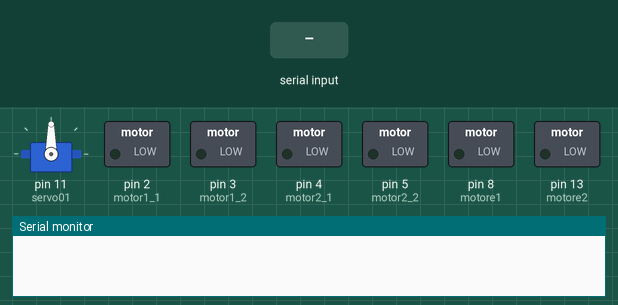
Bench run of a sketch on a simulated Arduino Uno, built with avr-gcc and run on an emulated ATmega328P. Parts: servo, switched loads named in the sketch (green lamp = pin HIGH), the last lines printed to the serial monitor. The test bench sets the inputs (shaded band).

Above: at 1.2 s.
1.3 s: byte 1 (1) received over Serial
At 2.4 s:
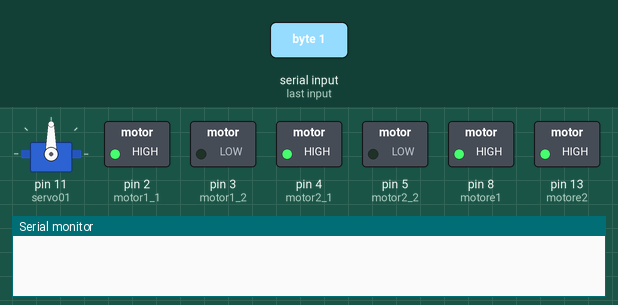
2.8 s: byte 6 (6) received over Serial
At 4.0 s:
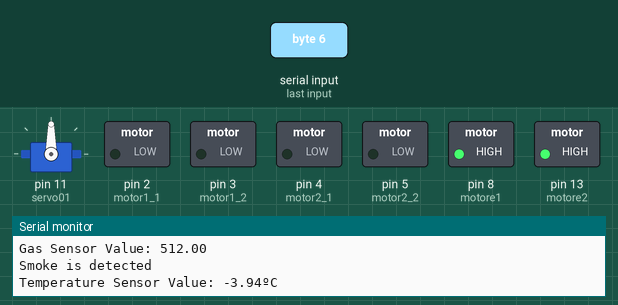
4.3 s: byte 2 (2) received over Serial
At 4.7 s:
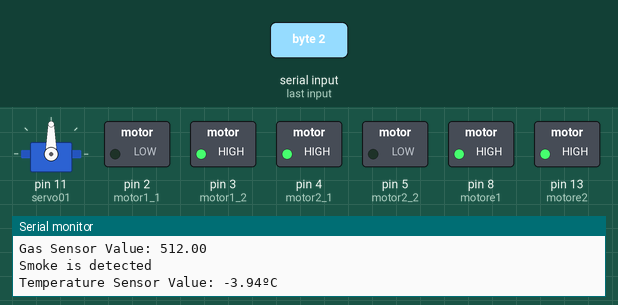
5.8 s: byte 3 (3) received over Serial
At 7.0 s:
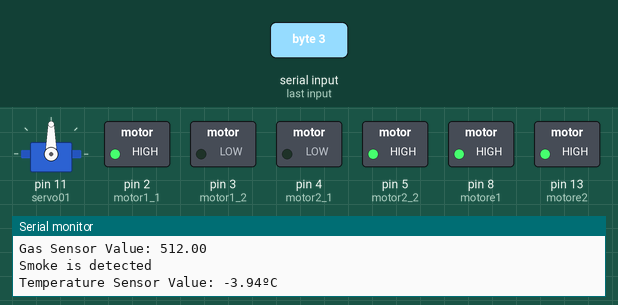
7.3 s: byte 4 (4) received over Serial
At 8.2 s:
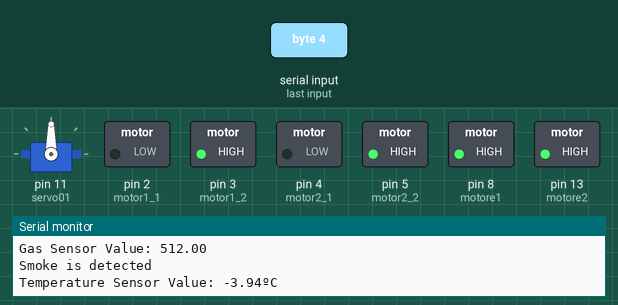
8.8 s: byte 7 (7) received over Serial
At 9.6 s:
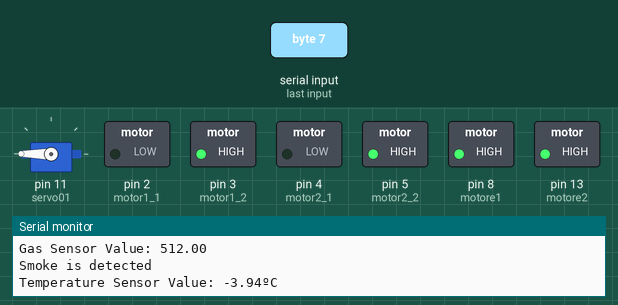
Timing chart, 0 to 12.8 s (numbered marks = the images above; inputs shaded):
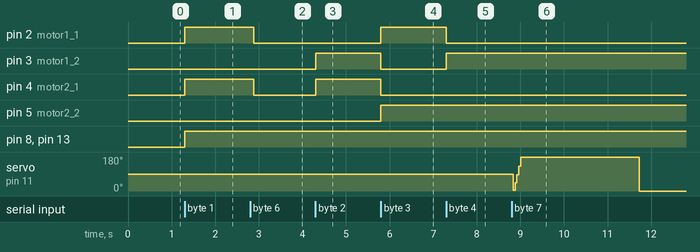

The sketch:

iot_project_final_code1.ino
```cpp
#include<Servo.h>
Servo servo01;
int servo01Pos=90;
int motor1_1=2;
int motor1_2=3;
int motor2_1=4;
int motor2_2=5;
int motore1=8;
int motore2=13;
int moisSensor=A0;
int gasSensor=A1;
int temp=A3;
int data=0;
void setup() {
  // put your setup code here, to run once:
  servo01.attach(11);
  Serial.begin(9600);
  //servo01Pos=90;
  servo01.write(servo01Pos);
  pinMode(motor1_1,OUTPUT);
  pinMode(motor1_2,OUTPUT);
  pinMode(motor2_1,OUTPUT);
  pinMode(motor2_2,OUTPUT);
  pinMode(motore1,OUTPUT);
  pinMode(motore2,OUTPUT);
  pinMode(moisSensor,INPUT);
  pinMode(gasSensor,INPUT);
  pinMode(temp,INPUT);
}

void loop() {
  // put your main code here, to run repeatedly:
  if(Serial.available()>0){
    data=Serial.read();
  }
  while(data==1){
    if(Serial.available()>0){
      data=Serial.read();
    }
    digitalWrite(motore1,HIGH);
    digitalWrite(motore2,HIGH);
    digitalWrite(motor1_1,HIGH);
    digitalWrite(motor1_2,LOW);
    digitalWrite(motor2_1,HIGH);
    digitalWrite(motor2_2,LOW);
  }
  while(data==2){
    if(Serial.available()>0){
      data=Serial.read();
    }
    digitalWrite(motor1_1,LOW);
    digitalWrite(motor1_2,HIGH);
    digitalWrite(motor2_1,HIGH);
    digitalWrite(motor2_2,LOW);
  }
  while(data==3){
    if(Serial.available()>0){
      data=Serial.read();
    }
    digitalWrite(motor1_1,HIGH);
    digitalWrite(motor1_2,LOW);
    digitalWrite(motor2_1,LOW);
    digitalWrite(motor2_2,HIGH);
  }
  while(data==4){
    if(Serial.available()>0){
      data=Serial.read();
    }
    digitalWrite(motor1_1,LOW);
    digitalWrite(motor1_2,HIGH);
    digitalWrite(motor2_1,LOW);
    digitalWrite(motor2_2,HIGH);
  }
  while(data==7){
    if(Serial.available()>0){
      data=Serial.read();
    }
    servo01.write(++servo01Pos);
    //servo01Pos++;
  }
  while(data==8){
    if(Serial.available()>0){
      data=Serial.read();
    }
    servo01.write(--servo01Pos);
    //servo01Pos--;
  }
  while(data==0){
    if(Serial.available()>0){
      data=Serial.read();
    }
    digitalWrite(motor1_1,LOW);
    digitalWrite(motor1_2,LOW);
    digitalWrite(motor2_1,LOW);
    digitalWrite(motor2_2,LOW);
  }
  if(data==6)
  {
    float mois=0;
    float gas=0;
    float temp1=0;
    mois=analogRead(moisSensor);
    Serial.print("Moisture Sensor Value: ");
    Serial.print(mois);
    if(mois<300){
      Serial.print("\nSupply water to plants");
    }
    else{
      Serial.print("\nSufficient amount of water is there");
    }
    Serial.print("\nGas Sensor Value: ");
    gas=analogRead(gasSensor);
    Serial.print(gas);
    if(gas>400){
      Serial.println("\nSmoke is detected");
    }
    else{
      Serial.print("\nSmoke is not detected");
    }
    Serial.print("\nTemperature Sensor Value: ");
    temp1=analogRead(temp);
    temp1=(temp1*5000)/1024;
    temp1=temp1/10;
    temp1=(temp1-32.0)*(5.0/9.0);
    Serial.print(temp1);
    Serial.print("ºC\n");
    data=0;
  }
}
```

Measured:
- after the input at 1.3 s, pin 2 (motor1_1), pin 4 (motor2_1), pin 8 (motore1), pin 13 (motore2): LOW → HIGH at once
- after the input at 2.8 s, pin 2 (motor1_1), pin 4 (motor2_1): HIGH → LOW after 0.09 s
- after the input at 4.3 s, pin 3 (motor1_2), pin 4 (motor2_1): LOW → HIGH at once
- after the input at 5.8 s, pin 2 (motor1_1), pin 5 (motor2_2): LOW → HIGH at once; pin 3 (motor1_2), pin 4 (motor2_1): HIGH → LOW at once
- after the input at 7.3 s, pin 2 (motor1_1): HIGH → LOW at once; pin 3 (motor1_2): LOW → HIGH at once
- after the input at 8.8 s, servo on pin 11 (servo01): 90° → 180° at once, → 0° 2.9 s later
